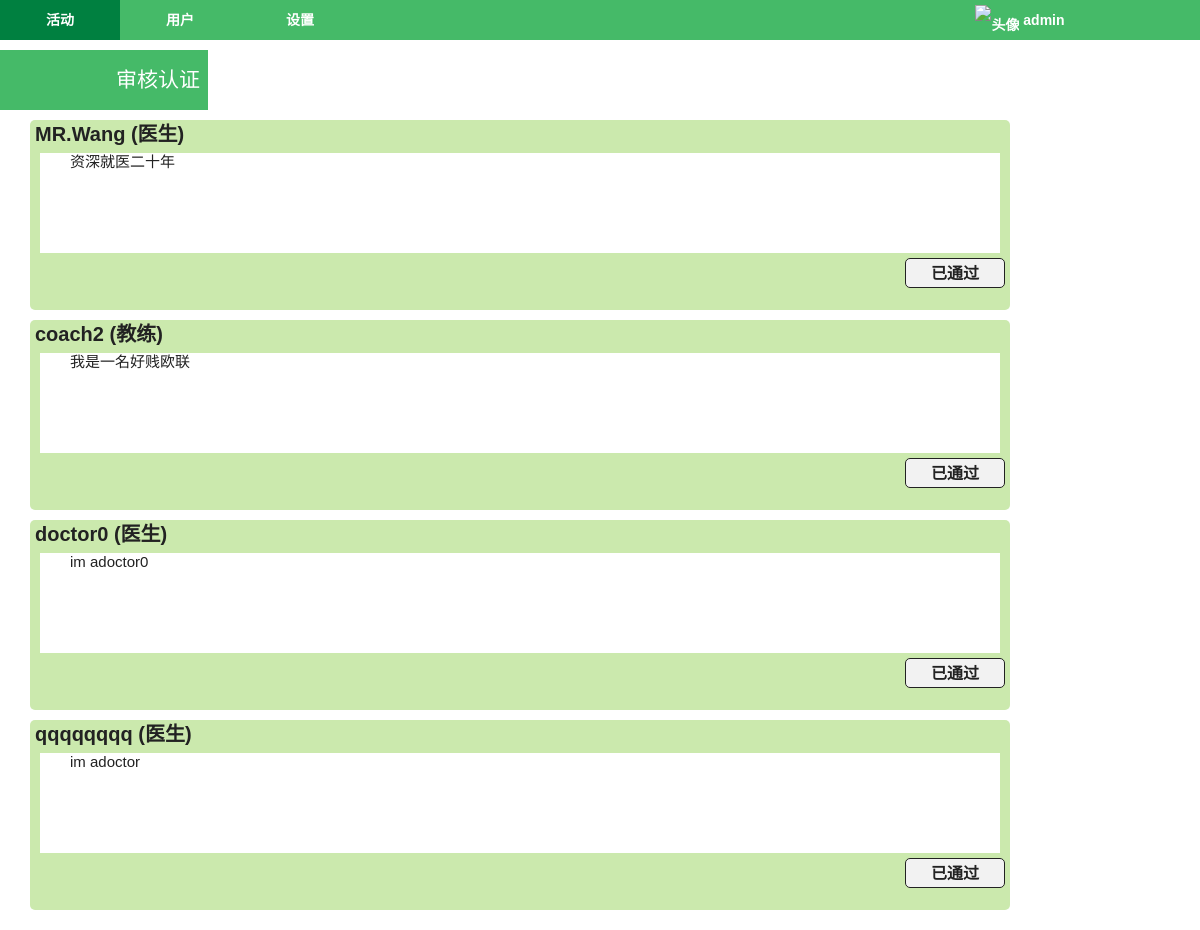
The app's page /view/accountManage.php (signed in) with its own data.
### tables this page shows
CREATE TABLE "SPECIALUSER" (
	`USERNAME`	TEXT NOT NULL,
	`TYPE`	TEXT NOT NULL,
	`INTRODUCTION`	TEXT,
	`ISPASS`	INTEGER,
	`NAME`	TEXT,
	`SEX`	INTEGER,
	`BIRTHDAY`	TEXT,
	`HOBBY`	TEXT,
	PRIMARY KEY(USERNAME)
);

### model/adminService.class.php (called while the page is built, shortened)
<?php
    class AdminService{
        public static function findAllSpecial(){
            $db = new MyDB();
            $sql = "SELECT * FROM SPECIALUSER";
            $res = $db->query($sql);
            return $res;
        }
    }
?>

### view/accountManage.php (the view, shortened to what this page needs)
<!DOCTYPE html PUBLIC "-//W3C//DTD XHTML 1.0 Transitional//EN" "http://www.w3.org/TR/xhtml1/DTD/xhtml1-transitional.dtd">
<html xmlns="http://www.w3.org/1999/xhtml">
<head>
<link href="../css/reset.css" rel="stylesheet" type="text/css">
<link href="../css/topMenu.css" rel="stylesheet" type="text/css">
<link href="../css/leftMenu.css" rel="stylesheet" type="text/css">
<link href="../css/consult.css" rel="stylesheet" type="text/css">
</head>
<body>
<?php
    $username = $_SESSION["username"];
?>
<div class="wraper">
    <div class="nav">
        <ul>
            <li class="nav-item"><a href="http://localhost/healthyone/view/activityManage.php">活动</a></li>
            <li class="nav-item cur"><a href="http://localhost/healthyone/view/accountManage.php">用户</a></li>
            <li class="nav-item"><a href="http://localhost/healthyone/view/adminPasswordSetting.php">设置</a></li>
            <li class="nav-item" id="welcome"><img class="avata" src="http://localhost/HealthyOne/img/avata.jpg"  alt="头像" /> <?php echo $username?>
     		</li>
     	</ul>
        <div class="move-bg"></div>
    </div>
</div>
<div class="daohang">
	<div class="menu">
    	<ul>
      		<li class="menu-item_cur"><a href="http://localhost/healthyone/view/accountManage.php">审核认证</a></li>
        </ul>
    </div>
</div>
<div class="content">
<?php
    require  '../model/adminService.class.php';
    $res = AdminService::findAllSpecial();
	while($item = $res->fetchArray(SQLITE3_ASSOC) ){
	    echo  "	<div class='item'>
		<form name='consult' method='post' action='http://localhost/healthyOne/controller/accountProcess.php?operation=2'>
			<p class='name'><b>".$item['USERNAME']."  (".$item['TYPE'].")"."</b></p>
			<p class='profile'>".$item['INTRODUCTION']."</p>";
	    if($item['ISPASS']!=1)
	        echo "<input class='pass_submit' type='submit' value='通过'/>";
	    else
	        echo "<input class='pass_submit' type='button' value='已通过'/>";
           echo "</form>";
           echo "</div>";
	}
	?>
</div>
</body>
</html>

### css/topMenu.css (style rules this page uses)
.wraper { padding-top:0px; margin:0 auto; background:#45ba68; }
.nav { position:relative; height:40px }
.nav-item { display: inline-block;position:relative; float:left; width:120px; height:40px; line-height:40px; text-align:center; font-size:14px; z-index:1 }
.nav-item a { display:block; height:40px; color:#fff;font-weight:bold; }
#welcome { margin-left: 600px; color:#fff; font-weight:bold; }
.move-bg { display:none;position:absolute;left:0;top:0; width:120px; height:40px; background:#008040; z-index:0 }
.avata { width:30px; height:30px; padding-top:5px; }

### css/leftMenu.css (style rules this page uses)
.daohang { width:200px; padding-top:0px; margin:10px auto;float:left; }
.menu { position:relative;float:left; margin:0 auto; height:40px; }
.menu-item_cur { position:relative;width:200px; height:60px; line-height:60px; margin:0px auto;text-align:right;padding:0 8px 0 0 ; font-size:14px; z-index:1;background:#45ba68 }
.menu-item_cur a { display:block; height:40px; color:#fff;font-size:150%; }

### css/consult.css (style rules this page uses)
.content { float:left;width:1000px;margin:10px 20px; }
.item { width:980px;height:190px;margin:10px 10px;background:#cbe9ad; border-radius: 5px; }
.name { font-size:20px;margin:10px 5px;padding-top:5px }
.profile { width:960px;height:100px;margin:5px 10px;font-size:15px;text-indent:2em;background:#fff }
.pass_submit { width:100px;height:30px;margin:0px 5px;float:right;border:1px solid;font-size:16px;border-radius: 5px;cursor:pointer;font-weight:bold;background:#f2f2f2;line-height: 30px;text-align:center; }

### records on screen
specialuser: USERNAME "MR.Wang", TYPE "医生", INTRODUCTION "资深就医二十年"
specialuser: USERNAME "coach2", TYPE "教练", INTRODUCTION "我是一名好贱欧联"
specialuser: USERNAME "doctor0", TYPE "医生", INTRODUCTION "im adoctor0"
specialuser: USERNAME "qqqqqqqq", TYPE "医生", INTRODUCTION "im adoctor"

### other values on screen
$username "admin"
